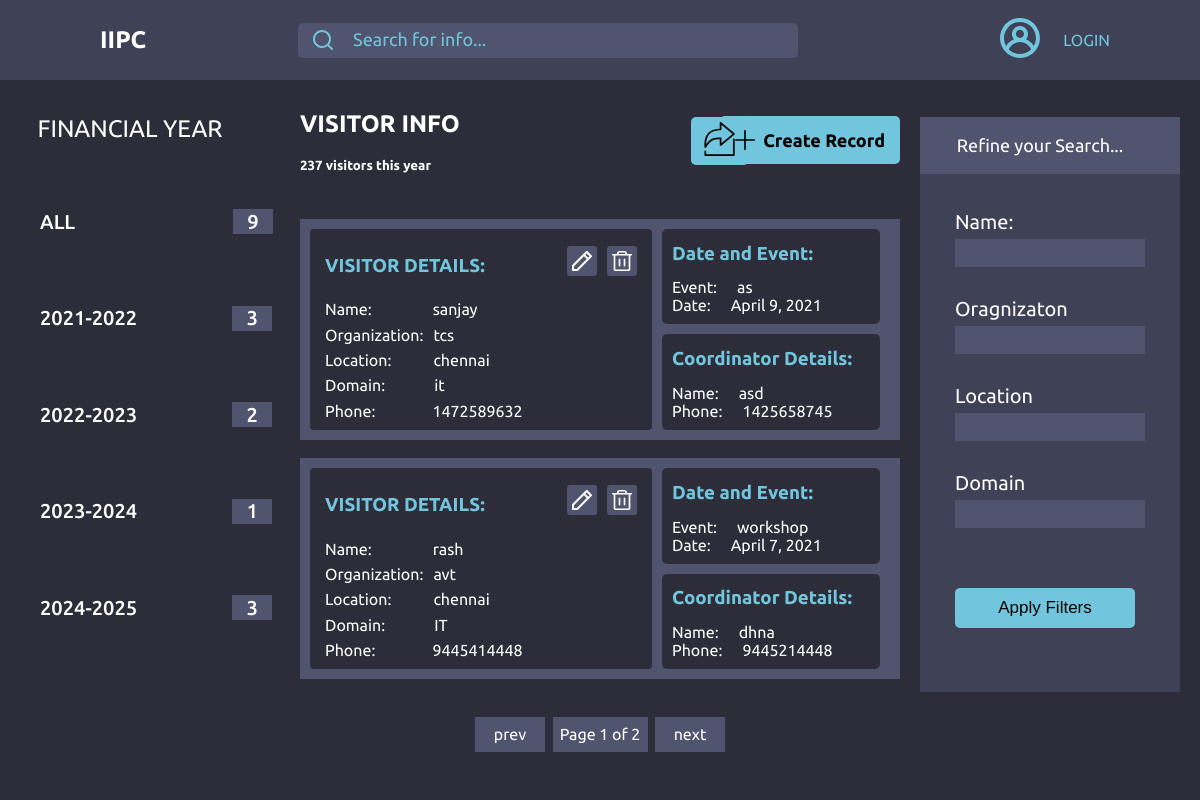
The app's page /2021/2022 with its own data.
### app1/models.py (models this page shows, shortened)
class Visitor(models.Model):
    host = models.ForeignKey(Coordinator, on_delete=models.SET_NULL, null=True, related_name='visitors')
    name = models.CharField(max_length=50)
    organization = models.CharField(max_length=100)
    phone = models.CharField(max_length=15)
    location = models.CharField(max_length=50)
    domain = models.CharField(max_length=50)
    event = models.CharField(max_length=100)
    date = models.DateField()
    updated  = models.DateTimeField(auto_now=True)
    created = models.DateTimeField(auto_now_add=True)
    class Meta:
        ordering = ['-updated' , '-created']

class Coordinator(models.Model):
    name = models.CharField(max_length=50)
    phone = models.CharField(max_length=15)

### app1/views.py (the view)
# urls.py: path("<int:ys>/<int:ye>" , views.year_fil , name='year'),
def year_fil(request ,ys,ye):
    financial_year_start = date(year=ys, month=4, day=1)
    financial_year_end = date(year=ye, month=3, day=31)
    count = Visitor.objects.all().count()
    visit = Visitor.objects.filter(
        Q(date__gte = financial_year_start , date__lte = financial_year_end)
    )
    p = Paginator(visit , 2)
    page = request.GET.get('page')
    pages = p.get_page(page)
    year1 = Visitor.objects.filter(
        Q(date__gte = date(year=2021, month=4, day=1) , date__lte = date(year=2022, month=3, day=31))
    )
    year2 = Visitor.objects.filter(
        Q(date__gte = date(year=2022, month=4, day=1) , date__lte = date(year=2023, month=3, day=31))
    )
    year3 = Visitor.objects.filter(
        Q(date__gte = date(year=2023, month=4, day=1) , date__lte = date(year=2024, month=3, day=31))
    )
    year4 = Visitor.objects.filter(
        Q(date__gte = date(year=2024, month=4, day=1) , date__lte = date(year=2025, month=3, day=31))
    )
    context = {'visitors':visit , 'year1':year1, 'year2':year2, 'year3':year3, 'year4':year4 , 'pages':pages , 'count':count }
    return render(request, 'app1/home.html' , context)

### app1/templates/app1/home.html
{%  extends 'main.html' %}
{% load static %}
{% block content %}
{% include 'nav.html' %}
<div class="home-container">
    <div class="financial-year">
        {% include 'app1/year.html' %}
    </div>
    <div class="info-wrap">
        <div class="visitor-wrap">
            <div class="visitor-text">
                <h2>VISITOR INFO</h2>
                <h5>237 visitors this year</h5>
            </div>
            <div class="export">
                <a href="{% url 'export_to_excel' %}?page = {{pages}}">
                <img class="vector-icon14" alt="No Results Found" src="{% static 'images/export-1.svg' %}" />
                </a>
            </div>
            <div class="create-button">
                <img class="vector-icon" alt="" src="{% static 'images/plus.svg' %}" />
                <a href="{% url 'create' %}">Create Record</a>
            </div>
        </div>
        <div class="info-content">
            {% include 'app1/info.html' %}
        </div>
        <div class="pages-wrap">
            <div class="pages-box">
                <div class="prev-box">
                    {% if pages.has_previous %} <a href="?page={{pages.previous_page_number}}">prev</a>
                    {% else %} <a href="?page={{pages.number}}">prev</a>
                    {% endif %}
                </div>
                <div class="page-box">
                    <p>Page {{ pages.number }} of {{ pages.paginator.num_pages }}</p>
                </div>
                <div class="next-box">
                    {% if pages.has_next %}  <a href="?page={{pages.next_page_number}}">next</a>
                    {% else %} <a href="?page={{pages.number}}">next</a>
                    {% endif %}
                </div>
            </div>
        </div>
    </div>
    <div class="filter-wrap">
        {% include 'app1/filter.html' %}
    </div>
</div>
{% endblock %}

### templates/main.html (shortened to what this page needs)
<!DOCTYPE html>
<html lang="en">
<head>
    {% load static %}
    <link rel="stylesheet" href="{% static 'styles/style.css' %}">
    <link rel="stylesheet" href="{% static 'styles/global.css' %}">
</head>
<body style="background-color: var(--color-darkslategray-200);">
    {% block content %}
    {% endblock %}
</body>
</html>

### templates/nav.html
  <header class="nav-bar">
    <div class="logo-wrapper">
      <a href="{% url 'home' %}">
        <h2 class="logo">IIPC</h2>
      </a>
    </div>
    <div class="search-wrapper">
        <img class="vector-icon" alt="" src="{% static 'images/Vector.svg' %}" />
        <form method="GET" action="{% url 'home' %}">
          <input
            class="search-for-info"
            name="q"
            placeholder="Search for info..."
            type="text"
          />
        </form>
    </div>
    <div class="admin-parent">
      <div class="vector-wrapper">
        <img class="vector-icon1" alt="" src="{% static 'images/admin-icon.svg' %}" />
      </div>
      <div class="admin">
        {% if request.user.is_authenticated %}
          <a href="{% url 'logout' %}">LOGOUT</a>
        {% else %}
          <a href="{% url 'login' %}">LOGIN</a>
        {% endif %}
      </div>
    </div>
  </header>

### app1/templates/app1/year.html
<div>
    <div class="F-container">
        <h2>FINANCIAL YEAR</h2>
        <div class="all-6">
            <a href="{% url 'home'  %}">  ALL    <span class="all-sp">{{count}}</span> </a>
        </div>
        <div class="year1">
            <a href="{% url 'year' 2021 2022 %}">  2021-2022  <span class="y1-sp">{{year1.count}}</span></a>
        </div>
        <div class="year2">
            <a href="{% url 'year' 2022 2023 %}">  2022-2023  <span class="y2-sp">{{year2.count}}</span>  </a>
        </div>
        <div class="year3">
            <a href="{% url 'year' 2023 2024 %}">  2023-2024  <span class="y3-sp">{{year3.count}}</span>  </a>
        </div>
        <div class="year4">
            <a href="{% url 'year' 2024 2025 %}">  2024-2025  <span class="y4-sp">{{year4.count}}</span>  </a>
        </div>
    </div>
</div>

### app1/templates/app1/info.html (shortened to what this page needs)
{% if pages %}
{% for visitor in pages %}
{% load static %}
<div class="info-container">
    <div class="visitor-details-box">
        <div class="visit-details">
            <div class="visit-edit-wrap">
                <h3>VISITOR DETAILS:</h3>
                <div class="edit-del">
                    <a href="{% url 'edit' visitor.id %}">
                        <img class="vector-icon11" alt="" src="{% static 'images/edit1.svg' %}" />
                    </a>
                    <a href="{% url 'delete' visitor.id %}">
                        <img class="vector-icon12" alt="" src="{% static 'images/del.svg' %}" />
                    </a>
                </div>
            </div>
            <div class="visit-wrap">
                <div class="info-name">
                    <span>Name:</span><span class="vn">{{ visitor.name }}</span>
                </div>
                <div class="info-org">
                    <span>Organization:</span><span class="vo">{{ visitor.organization }}</span>
                </div>
                <div class="info-loc">
                    <span>Location:</span><span class="vl">{{ visitor.location }}</span>
                </div>
                <div class="info-dom">
                    <span>Domain:</span><span class="vd">{{ visitor.domain }}</span>
                </div>
                <div class="info-ph">
                    <span>Phone:</span><span class="vp">{{ visitor.phone }}</span>
                </div>
            </div>
        </div>
    </div>
    <div class="date-coord-wrap">
        <div class="date-event-box">
            <div class="date-event">
                <h3>Date and Event:</h3>
                <div class="info_data">Event:<span id="info_event">{{ visitor.event }}</span></div>
                <div class="info_data">Date:<span id="info_date">{{ visitor.date }}</span></div>
            </div>
        </div>
        <div class="coordinator-box">
            <div class="coordinator">
                <h3>Coordinator Details:</h3>
                <div class="info_data">Name:<span id="info_name">{{visitor.host.name}}</span></div>
                <div class="info_data">Phone:<span id="info_phone">{{visitor.host.phone}}</span></div>
            </div>
        </div>
    </div>
</div>
{% endfor %}
{% endif %}

### app1/templates/app1/filter.html (shortened to what this page needs)
<div class="filter-box">
    <div class="filter-top">
        <p>Refine your Search...</p>
    </div>
    <div class="filter-form">
        <form method="POST" action="{% url 'home' %}">
            <div class="form-content">
                <div class="name-filter">
                    <label for="name">Name:</label><br>
                    <input type="text" id="name" name="name"><br>
                </div>
                <div class="org-filter">
                    <label for="organization">Oragnizaton</label><br>
                    <input type="text" id="organization" name="organization"><br>
                </div>
                <div class="loc-filter">
                    <label for="location">Location</label><br>
                    <input type="text" id="location" name="location"><br>
                </div>
                <div class="dom-filter">
                    <label for="domain">Domain</label><br>
                    <input type="text" id="domain" name="domain"><br>
                </div>
                    <button type="submit" value="SEARCH">Apply Filters</button>
            </div>
          </form>
    </div>
</div>

### static/styles/global.css (style rules this page uses)
body { margin: 0; line-height: normal; }
:root { --font-segoe-ui-historic: "Segoe UI Historic"; --font-ubuntu: Ubuntu; --font-sans-serif-collection: "Sans Serif Collection"; --font-size-mini: 15px; --font-size-lg: 18px; --font-size-xl: 20px; --font-size-base: 16px; --color-darkslategray-100: #3f4156; --color-darkslategray-200: #2d2d39; --color-lightsteelblue-100: #a9adcf; --color-lightsteelblue-200: rgba(169, 173, 207, 0.3); --color-skyblue: #71c6dd; --color-cadetblue: #3d94ab; --color-black: #000; --color-dimgray: #51546e; --color-white: #fff; --gap-smi: 13px; --gap-9xs: 4px; --gap-xl: 20px; --gap-base: 16px; --gap-6xs: 7px; --gap-sm: 14px; --gap-4xs: 9px; --gap-7xs: 6px; --gap-xs: 12px; --padding-9xl: 28px; --padding-xl: 20px; --padding-7xs: 6px; --padding-6xs: 7px; --padding-4xs: 9px; --padding-8xs: 5px; --padding-2xs: 11px; --padding-3xs: 10px; --padding-base: 16px; --padding-3xl: 22px; --padding-mid: 17px; --padding-16xl: 35px; --padding-17xl: 36px; --padding-2xs-9: 10.9px; --padding-xs-5: 11.5px; --padding-smi: 13px; --padding-lg: 18px; --padding-5xl: 24px; --padding-12xs: 1px; --padding-5xs: 8px; --padding-11xs: 2px; }

### records on screen
Visitor: name "sanjay", organization "tcs", location "chennai", domain "it", phone "1472589632", event "as", date "April 9, 2021", host.name "asd", host.phone "1425658745"
Visitor: name "rash", organization "avt", location "chennai", domain "IT", phone "9445414448", event "workshop", date "April 7, 2021", host.name "dhna", host.phone "9445214448"

### other values on screen
{{ count }} "9"
{{ year1.count }} "3"
{{ year2.count }} "2"
{{ year3.count }} "1"
{{ year4.count }} "3"
{{ pages.number }} "1"
{{ pages.paginator.num_pages }} "2"
